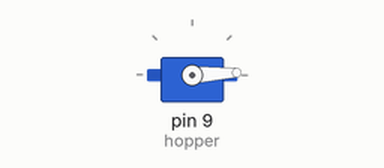
A sketch run on a simulated Arduino Uno, built with avr-gcc and run on an emulated ATmega328P. Shown: servo.

Above: at 0.05 s.
At 0.7 s:
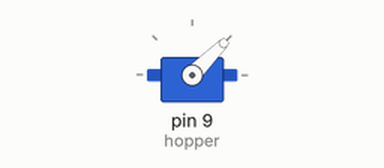
At 1.35 s:
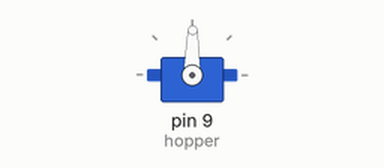
At 2.7 s:
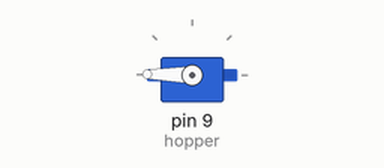
Timing chart, 0 to 6.3 s (numbered marks = the images above):
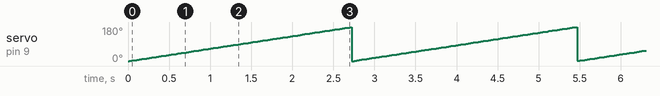

Measured:
- by itself, servo on pin 9 (hopper): ramps from 0° to 180° and jumps back, once every 2.7 s

The sketch:

servo.ino
```cpp
#include <Servo.h>

Servo hopper;

int hopper_pos = 0;

void setup() {
  // put your setup code here, to run once:
  hopper.attach(9); // Pin 9
}

void loop() {
  // put your main code here, to run repeatedly:
  for (hopper_pos = 0; hopper_pos <= 180; hopper_pos += 1) {
    hopper.write(hopper_pos);
    delay(15);
  }
}
```
